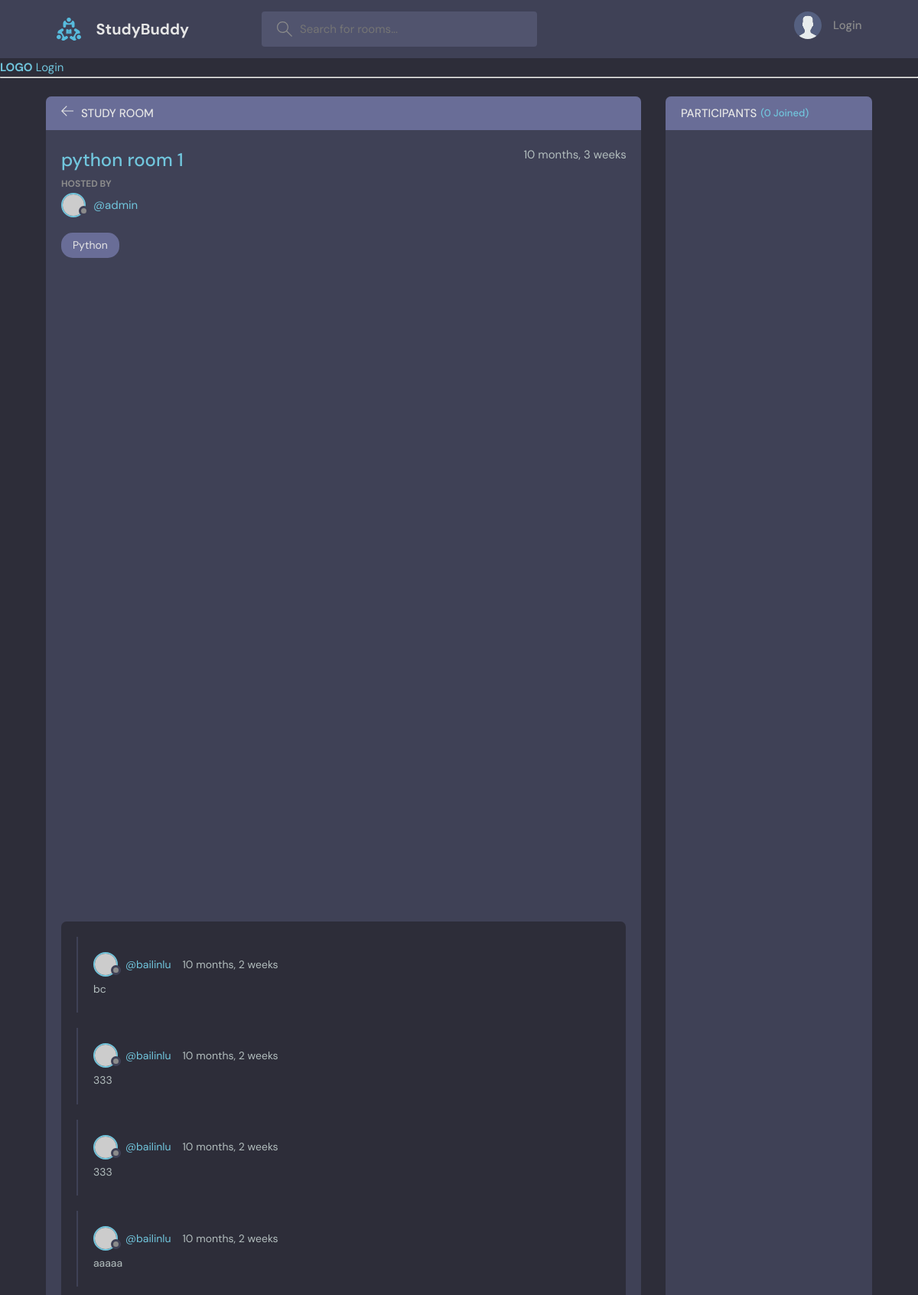
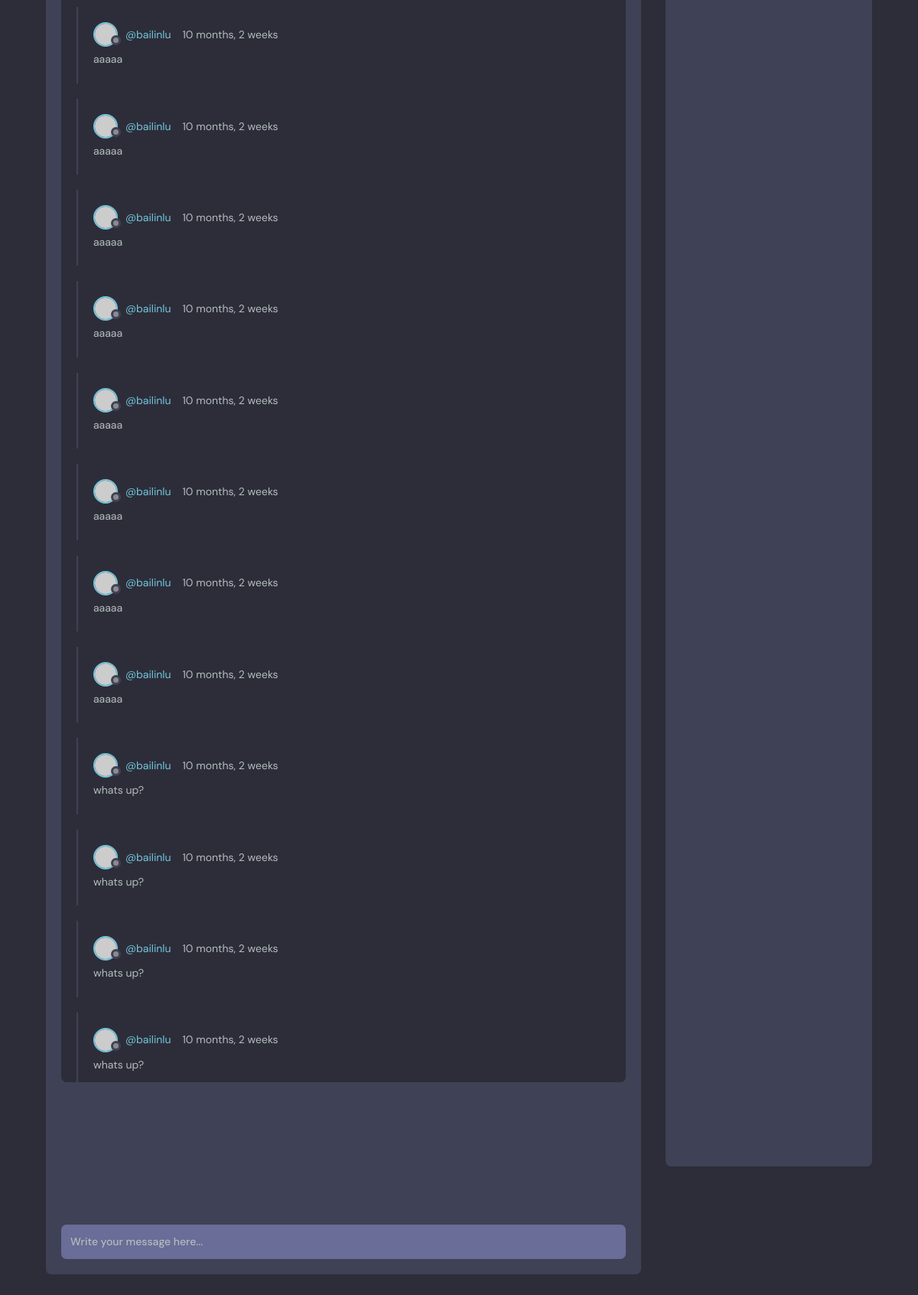
Page /room/3/ on the committed database (2 pictures, top to bottom).
### base/models.py (models this page shows, shortened)
class Room(models.Model):
    host = models.ForeignKey(User, on_delete=models.SET_NULL, null=True)
    topic = models.ForeignKey(Topic, on_delete=models.SET_NULL, null=True)
    name = models.CharField(max_length=200)
    description = models.TextField(null=True,blank=True)
    participants = models.ManyToManyField(User, related_name='participants', blank=True)
    updated = models.DateTimeField(auto_now=True)
    created = models.DateTimeField(auto_now_add=True)
    class Meta:
        ordering = ['-updated', '-created']

class Topic(models.Model):
    name = models.CharField(max_length=200)
    def __str__(self):
        return self.name

class Message(models.Model):
    user = models.ForeignKey(User, on_delete=models.CASCADE)
    room = models.ForeignKey(Room, on_delete=models.CASCADE)
    body = models.TextField()
    updated = models.DateTimeField(auto_now=True)
    created = models.DateTimeField(auto_now_add=True)
    class Meta:
        ordering = ['-updated', '-created']

### base/views.py (the view, shortened to what this page needs)
# urls.py: path('room/<str:pk>/', views.room, name="room"),
def room(request, pk):
    room = Room.objects.get(id=pk)
    room_messages = room.message_set.all().order_by('-created')
    participants = room.participants.all()
    context = {'room' : room, 'room_messages': room_messages, 'participants':participants}
    return render(request, 'base/room.html', context)

### base/templates/base/room.html (shortened to what this page needs)
{% extends 'main.html' %}
{% block content %}
    <main class="profile-page layout layout--2">
      <div class="container">
        <div class="room">
          <div class="room__top">
            <div class="room__topLeft">
              <a href="{% url 'home' %}">
                <svg version="1.1" xmlns="http://www.w3.org/2000/svg" width="32" height="32" viewBox="0 0 32 32">
                  <title>arrow-left</title>
                  <path
                    d="M13.723 2.286l-13.723 13.714 13.719 13.714 1.616-1.611-10.96-10.96h27.625v-2.286h-27.625l10.965-10.965-1.616-1.607z"
                  ></path>
                </svg>
              </a>
              <h3>Study Room</h3>
            </div>
          </div>
          <div class="room__box scroll">
            <div class="room__header scroll">
              <div class="room__info">
                <h3>{{room.name}}</h3>
                <span>{{room.created|timesince}}</span>
              </div>
              <div class="room__hosted">
                <p>Hosted By</p>
                <a href="{% url 'user-profile' room.host.id %}" class="room__author">
                  <div class="avatar avatar--small">
                    <img src="https://randomuser.me/api/portraits/men/37.jpg" />
                  </div>
                  <span>@{{room.host.username}}</span>
                </a>
              </div>
              <span class="room__topics">{{room.topic}}</span>
            </div>
            <div class="room__conversation">
              <div class="threads scroll">
                {% for message in room_messages%}
                <div class="thread">
                  <div class="thread__top">
                    <div class="thread__author">
                      <a href="{% url 'user-profile' message.user.id %}" class="thread__authorInfo">
                        <div class="avatar avatar--small">
                          <img src="https://randomuser.me/api/portraits/men/37.jpg" />
                        </div>
                        <span>@{{message.user.username}}</span>
                      </a>
                      <span class="thread__date">{{message.created|timesince}}</span>
                    </div>
                  </div>
                  <div class="thread__details">
                    {{message.body}}
                  </div>
                </div>
                {% endfor%}
              </div>
            </div>
          </div>
          <div class="room__message">
            <form action="#"><input name="" placeholder="Write your message here..." /></form>
          </div>
        </div>
        <div class="participants">
          <h3 class="participants__top">Participants <span>({{participants.count}} Joined)</span></h3>
          <div class="participants__list scroll">
          </div>
        </div>
      </div>
    </main>
{% endblock %}

### rows in the picture
Room: name "python room 1", created "10 months, 3 weeks", host.username "admin", topic "Python"
Message: user.username "bailinlu", created "10 months, 2 weeks", body "bc"
Message: user.username "bailinlu", created "10 months, 2 weeks", body "333"
Message: user.username "bailinlu", created "10 months, 2 weeks", body "333"
Message: user.username "bailinlu", created "10 months, 2 weeks", body "aaaaa"
Message: user.username "bailinlu", created "10 months, 2 weeks", body "aaaaa"
Message: user.username "bailinlu", created "10 months, 2 weeks", body "aaaaa"
Message: user.username "bailinlu", created "10 months, 2 weeks", body "aaaaa"
Message: user.username "bailinlu", created "10 months, 2 weeks", body "aaaaa"
Message: user.username "bailinlu", created "10 months, 2 weeks", body "aaaaa"
Message: user.username "bailinlu", created "10 months, 2 weeks", body "aaaaa"
Message: user.username "bailinlu", created "10 months, 2 weeks", body "aaaaa"
Message: user.username "bailinlu", created "10 months, 2 weeks", body "aaaaa"
Message: user.username "bailinlu", created "10 months, 2 weeks", body "whats up?"
Message: user.username "bailinlu", created "10 months, 2 weeks", body "whats up?"
Message: user.username "bailinlu", created "10 months, 2 weeks", body "whats up?"
Message: user.username "bailinlu", created "10 months, 2 weeks", body "whats up?"

### other values in the picture
{{ participants.count }} "0"
